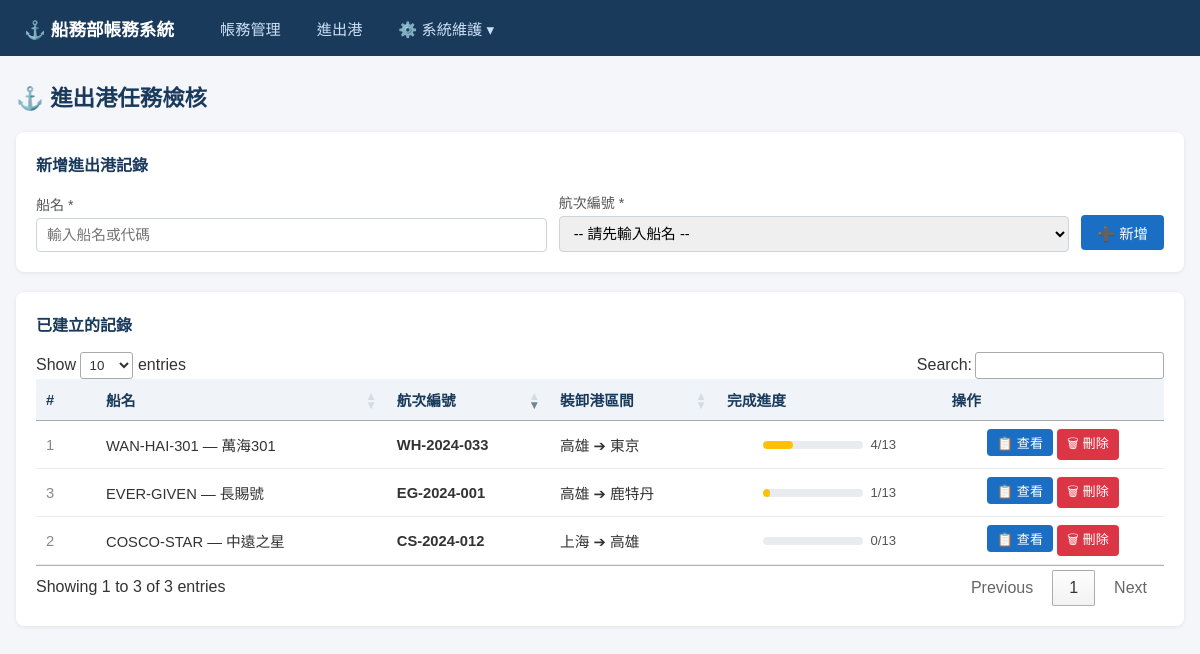
Screenshot of /voyage-tasks with the database file from the repository.
### models.py (models this page shows)
class Ship(Base):
    __tablename__ = "ships"
    id = Column(Integer, primary_key=True, index=True)
    code = Column(String, unique=True, nullable=False, index=True)
    name = Column(String, nullable=False)
    flag = Column(String)
    ship_type = Column(String)
    created_at = Column(DateTime, default=func.now())
    updated_at = Column(DateTime, default=func.now(), onupdate=func.now())
    voyages = relationship("Voyage", back_populates="ship")

class Voyage(Base):
    __tablename__ = "voyages"
    id = Column(Integer, primary_key=True, index=True)
    voyage_no = Column(String, unique=True, nullable=False, index=True)
    ship_id = Column(Integer, ForeignKey("ships.id"), nullable=False)
    port_of_loading = Column(String)
    port_of_discharge = Column(String)
    etd = Column(Date)
    eta = Column(Date)
    status = Column(String, default="計畫中")  # 計畫中/進行中/已完成
    created_at = Column(DateTime, default=func.now())
    updated_at = Column(DateTime, default=func.now(), onupdate=func.now())
    ship = relationship("Ship", back_populates="voyages")
    invoices = relationship("Invoice", back_populates="voyage")
    task_logs = relationship("VoyageTaskLog", back_populates="voyage")

### routers/voyage_tasks.py (the view)
@router.get("", response_class=HTMLResponse)
def list_voyage_tasks(request: Request, db: Session = Depends(get_db)):
    ships = db.query(models.Ship).order_by(models.Ship.name).all()
    voyage_ids_with_logs = (
        db.query(models.VoyageTaskLog.voyage_id).distinct().all()
    )
    voyage_ids_with_logs = [r[0] for r in voyage_ids_with_logs]
    voyages_with_tasks = []
    for vid in voyage_ids_with_logs:
        voyage = db.query(models.Voyage).filter(models.Voyage.id == vid).first()
        if voyage:
            total = db.query(models.VoyageTaskLog).filter(
                models.VoyageTaskLog.voyage_id == vid
            ).count()
            done = db.query(models.VoyageTaskLog).filter(
                models.VoyageTaskLog.voyage_id == vid,
                models.VoyageTaskLog.recorded_time.isnot(None)
            ).count()
            voyages_with_tasks.append({
                "voyage": voyage,
                "total": total,
                "done": done,
            })
    voyages_with_tasks.sort(key=lambda x: x["voyage"].created_at or datetime.min, reverse=True)
    return templates.TemplateResponse("voyage_tasks/list.html", {
        "request": request,
        "ships": ships,
        "voyages_with_tasks": voyages_with_tasks,
    })

### templates/voyage_tasks/list.html (shortened to what this page needs)
{% extends "base.html" %}
{% block content %}
<div class="page-header">
    <h1>⚓ 進出港任務檢核</h1>
</div>
<div class="card">
    <h2 style="font-size:1rem; color:#1a3a5c; margin-bottom:16px;">新增進出港記錄</h2>
    <form method="post" action="/voyage-tasks/create" style="display:flex; gap:12px; align-items:flex-end; flex-wrap:wrap;">
        <div class="form-group" style="flex:1; min-width:180px; margin:0;">
            <label>船名 *</label>
            <input type="text"
                   id="shipNameInput"
                   name="ship_name"
                   list="shipList"
                   placeholder="輸入船名或代碼"
                   required
                   autocomplete="off"
                   style="width:100%;">
        </div>
        <div class="form-group" style="flex:1; min-width:180px; margin:0;">
            <label>航次編號 *</label>
            <select name="voyage_no" id="voyageNoInput" required style="width:100%;">
                <option value="">-- 請先輸入船名 --</option>
            </select>
        </div>
        <div style="padding-bottom:2px;">
            <button type="submit" class="btn btn-primary">➕ 新增</button>
        </div>
    </form>
</div>
<div class="card">
    <h2 style="font-size:1rem; color:#1a3a5c; margin-bottom:16px;">已建立的記錄</h2>
    {% if voyages_with_tasks %}
    <table>
        <thead>
            <tr>
                <th style="width:40px;">#</th>
                <th>船名</th>
                <th>航次編號</th>
                <th>裝卸港區間</th>
                <th class="text-center">完成進度</th>
                <th class="text-center">操作</th>
            </tr>
        </thead>
        <tbody>
            {% for item in voyages_with_tasks %}
            {% set v = item.voyage %}
            <tr>
                <td style="color:#888;">{{ loop.index }}</td>
                <td>{{ v.ship.code }} — {{ v.ship.name }}</td>
                <td><strong>{{ v.voyage_no }}</strong></td>
                <td>{{ v.port_of_loading or '?' }} ➔ {{ v.port_of_discharge or '?' }}</td>
                <td class="text-center">
                    {% set pct = (item.done / item.total * 100) | int if item.total > 0 else 0 %}
                    <div style="display:flex; align-items:center; gap:8px; justify-content:center;">
                        <div style="width:100px; background:#e9ecef; border-radius:4px; height:8px; overflow:hidden;">
                            <div style="width:{{ pct }}%; background:{% if pct == 100 %}#28a745{% elif pct > 0 %}#ffc107{% else %}#dee2e6{% endif %}; height:100%; border-radius:4px;"></div>
                        </div>
                        <span style="font-size:0.82rem; color:#555;">{{ item.done }}/{{ item.total }}</span>
                    </div>
                </td>
                <td class="text-center">
                    <a href="/voyage-tasks/{{ v.id }}" class="btn btn-primary btn-sm">📋 查看</a>
                    <form method="post" action="/voyage-tasks/{{ v.id }}/purge" style="display:inline;" onsubmit="return confirm('確定要刪除此航次的所有進出港任務紀錄嗎？');">
                        <button type="submit" class="btn btn-danger btn-sm">🗑 刪除</button>
                    </form>
                </td>
            </tr>
            {% endfor %}
        </tbody>
    </table>
    {% else %}
    <div style="text-align:center; padding:40px; color:#aaa;">
        <div style="font-size:2.5rem; margin-bottom:12px;">⚓</div>
        <p>尚無進出港記錄，請使用上方表單新增。</p>
    </div>
    {% endif %}
</div>
{% endblock %}

### static/style.css (style rules this page uses)
* { box-sizing: border-box; margin: 0; padding: 0; }
body { font-family: "Microsoft JhengHei", "Noto Sans TC", sans-serif; background: #f5f6fa; color: #333; }
.page-header { display: flex; justify-content: space-between; align-items: center; margin-bottom: 20px; }
.page-header h1 { font-size: 1.4rem; color: #1a3a5c; }
.btn { display: inline-block; padding: 7px 16px; border-radius: 4px; border: none; cursor: pointer; font-size: 0.9rem; text-decoration: none; transition: opacity 0.2s; }
.btn-primary { background: #1a6fc4; color: white; }
.btn-danger { background: #dc3545; color: white; }
.btn-sm { padding: 4px 10px; font-size: 0.82rem; }
.card { background: white; border-radius: 8px; box-shadow: 0 1px 4px rgba(0,0,0,0.08); padding: 20px; margin-bottom: 20px; }
table { width: 100%; border-collapse: collapse; }
th, td { padding: 10px 12px; text-align: left; border-bottom: 1px solid #e9ecef; font-size: 0.92rem; }
th { background: #f0f4f8; color: #1a3a5c; font-weight: 600; }
.text-center { text-align: center; }
.form-group { display: flex; flex-direction: column; gap: 4px; }
.form-group label { font-size: 0.88rem; color: #555; font-weight: 500; }
.form-group input, .form-group select, .form-group textarea { padding: 8px 10px; border: 1px solid #ced4da; border-radius: 4px; font-size: 0.92rem; font-family: inherit; }

### rows the page displays
Ship: ship.code "WAN-HAI-301", ship.name "萬海301"
Voyage: voyage_no "WH-2024-033", port_of_loading "高雄", port_of_discharge "東京"
Ship: ship.code "COSCO-STAR", ship.name "中遠之星"
Voyage: voyage_no "CS-2024-012", port_of_loading "上海", port_of_discharge "高雄"
Ship: ship.code "EVER-GIVEN", ship.name "長賜號"
Voyage: voyage_no "EG-2024-001", port_of_loading "高雄", port_of_discharge "鹿特丹"

### other values shown
{{ item.done }} "4" "0" "1"
{{ item.total }} "13" "13" "13"
